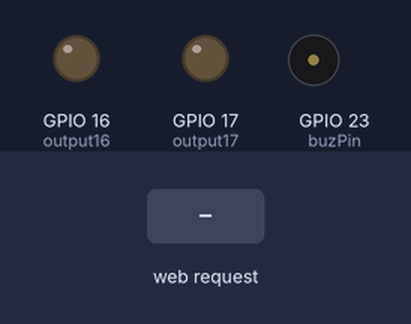
Recording of a sketch running on a simulated ESP32. Parts: output pins drawn as LEDs (lit = HIGH), buzzer (waves = sounding, pin HIGH). Inputs (shaded band) come from the test bench. WiFi joins after 1.5 s; servers stay silent unless stated; the local clock reads 2024-03-15 10:24:30 at power-on unless the sketch sets it; what the sketch prints to the serial monitor is not drawn.

Above: at 12.7 s.
12.8 s: HTTP request GET /16/on received
At 13.2 s:
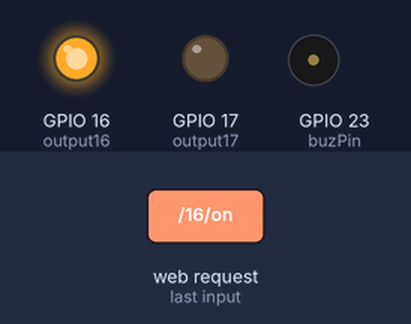
14.3 s: HTTP request GET /17/on received
At 15.5 s:
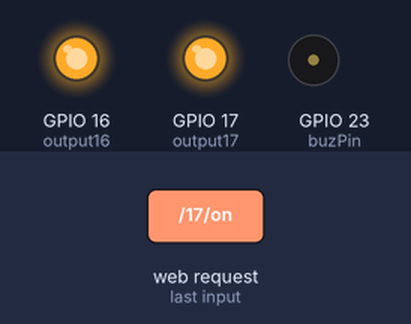
15.8 s: HTTP request GET /16/off received
At 16.8 s:
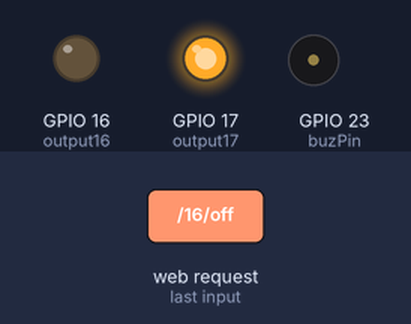
17.3 s: HTTP request GET /17/off received
At 17.9 s:
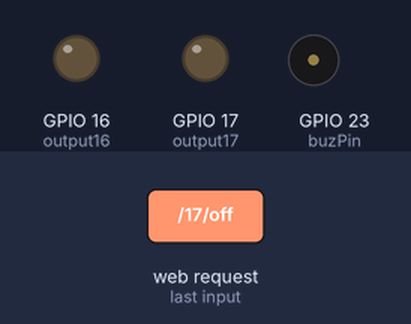
Timing chart, 0 to 19.8 s (numbered marks = the images above; inputs shaded):
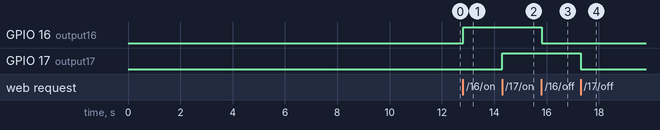

The sketch:

Task07-E.ino
```cpp
// IoT07-1 ESP32 WebServer
#define SWAP 0 // sw access point
// Load Wi-Fi library
#include <WiFi.h>
#include "time.h"
#define C 262 //도
#define D 294 //레
#define E 330 //미
#define G 392 //솔
#define CC 523 //높은도
// Replace with your network credentials
const char* ntpServer = "pool.ntp.org";
const long gmtOffset_sec = 3600*9; // 3600
const int daylightOffset_sec = 0; // 3600
#if SWAP
const char* ssid = "ESP32-AP";
const char* password = "123456789"; // password should be long!!
#else
const char* ssid = "Twosome_bellacitta";
const char* password = "tiramisu";
#endif
// Set web server port number to 80
WiFiServer server(8787);
// Variable to store the HTTP request
String header;
// Auxiliar variables to store the current output state
String output16State = "off";
String output17State = "off";
// Assign output variables to GPIO pins
const int output16 = 16;
const int output17 = 17;
// Current time
unsigned long currentTime = millis();
unsigned long ts;
unsigned long te;
int timer_state=0;
// Previous time
unsigned long previousTime = 0;
// Define timeout time in milliseconds (example: 2000ms = 2s)
const long timeoutTime = 2000;
const int ledChannel = 0;
const int resolution = 8;
const int buzPin = 23;
const int duty = 128;


int sVal;
int a = 125;
int b = 250;
int c = 1000;
//notes
//enum Notes{C3=0, CS3, D3, DS3, E3, F3};
int nFrq[] = {/*131,139,147,156,165,175*/262, 277, 294, 311, 330, 349};
int dur[49] = {b, a, a, b, b, b, a, a, b, b,  a, a, b, a, a, b,  b, b, b, b,
               b, b, b, b,   b, b, b, b,    b, b, b, b,      b, b, b, b,
               b, b, b, b,   c,          b, b, b, b,      b, b, b, b
              };
int note[49] = {C, C, C, C, C,  E, G, G, E, C,  G, G, E, G, G, E,  C, C, C, '.',
                G, G, E, C,    G, G, G, '.',    G, G, E, C,      G, G, G, '.',
                G, G, E, C,    '.',          CC, G, CC, G,    E, D, C, '.'
               };

void playNote(int note, int dur) {
  ledcSetup(ledChannel, note, resolution);
  ledcWrite(ledChannel, duty);
  delay(dur);
}

void setup() {
Serial.begin(115200);
ledcAttachPin(buzPin, ledChannel);
// Initialize the output variables as outputs
pinMode(output16, OUTPUT);
pinMode(output17, OUTPUT);
// Set outputs to LOW
digitalWrite(output16, LOW);
digitalWrite(output17, LOW);
#if SWAP
WiFi.softAP(ssid, password);
IPAddress IP = WiFi.softAPIP();
Serial.print("AP IP address: ");
Serial.println(IP);
#else
// Connect to Wi-Fi network with SSID and password
Serial.print("Connecting to ");
Serial.println(ssid);
WiFi.mode(WIFI_STA);
WiFi.begin(ssid, password);
while (WiFi.status() != WL_CONNECTED) {
delay(500);
configTime(gmtOffset_sec, daylightOffset_sec, ntpServer);
Serial.print(".");
}
// Print local IP address and start web server
Serial.println("");
Serial.println("WiFi connected.");
Serial.println("IP address: ");
Serial.println(WiFi.localIP());
#endif
server.begin();
delay(10000);
}


void loop(){
WiFiClient client = server.available(); // Listen for incoming clients
te=millis();
if(timer_state==1 and te - ts >= 60000){
  for (int i = 0; i <= 48; i++) {
    playNote(note[i], dur[i]);
  }
  timer_state=0;
  te=0;
  ts=0;
}
if(timer_state==2 and te - ts >= 600000){
  for (int i = 0; i <= 48; i++) {
    playNote(note[i], dur[i]);
  }
  timer_state=0;
  te=0;
  ts=0;
}

if (client) { // If a new client connects,
currentTime = millis();
previousTime = currentTime;
Serial.println("New Client."); // print a message out in the serial port
String currentLine = ""; // make a String to hold incoming data from the client


te=millis();

Serial.println(timer_state);
Serial.println(te-ts);


while (client.connected() && currentTime - previousTime <= timeoutTime) { // loop while the client's connected
currentTime = millis();
if (client.available()) { // if there's bytes to read from the client,
char c = client.read(); // read a byte, then
Serial.write(c); // print it out the serial monitor
header += c;
if (c == '\n') { // if the byte is a newline character
// if the current line is blank, you got two newline characters in a row.
// that's the end of the client HTTP request, so send a response:
if (currentLine.length() == 0) {
// HTTP headers always start with a response code (e.g. HTTP/1.1 200 OK)
// and a content-type so the client knows what's coming, then a blank line:
client.println("HTTP/1.1 200 OK");
client.println("Content-type:text/html");
client.println("Connection: close");
client.println();
// turns the GPIOs on and off
if (header.indexOf("GET /16/on") >= 0) {
Serial.println("GPIO 16 on");
output16State = "on";
digitalWrite(output16, HIGH);
} else if (header.indexOf("GET /16/off") >= 0) {
Serial.println("GPIO 16 off");
output16State = "off";
digitalWrite(output16, LOW);
} else if (header.indexOf("GET /17/on") >= 0) {
Serial.println("GPIO 17 on");
output17State = "on";
digitalWrite(output17, HIGH);


} else if (header.indexOf("GET /17/off") >= 0) {
Serial.println("GPIO 17 off");
output17State = "off";
digitalWrite(output17, LOW);
}

else if (header.indexOf("GET /timer1/on") >=0){
  Serial.println("Timer on");
  ts=millis();
  timer_state=1;
}
else if (header.indexOf("GET /timer2/on") >=0){
  Serial.println("Timer on");
  ts=millis();
  timer_state=2;
}
/*
te=millis();


if(timer_state==1 and te - ts >= 60000){
  for (int i = 0; i <= 48; i++) {
    playNote(note[i], dur[i]);
  }
  timer_state=0;
}
if(timer_state==2 and te - ts >= 600000){
  for (int i = 0; i <= 48; i++) {
    playNote(note[i], dur[i]);
  }
  timer_state=0;
}
*/


// Display the HTML web page
client.println("<!DOCTYPE html><html>");
client.println("<head><meta name=\"viewport\" content=\"width=device-width, initial-scale=1\">");
client.println("<link rel=\"icon\" href=\"data:,\">");
// CSS to style the on/off buttons
// Feel free to change the background-color and font-size attributes to fit your preferences
client.println("<style>html { font-family: Helvetica; display: inline-block; margin: 0px auto; text-align: center;}");
client.println(".button { background-color: #4CAF50;border: none; color: white; padding: 16px 40px;");
client.println("text-decoration: none; font-size: 30px; margin: 2px; cursor: pointer;}");
client.println(".button2 {background-color: #555555;}</style></head>");
// Web Page Heading
client.println("<body><h1>ESP32 Web Server</h1>");
struct tm timeinfo;
if(!getLocalTime(&timeinfo)){
  Serial.println("Failed to obtain time");
  return;
}
client.print("<p>");
client.print(&timeinfo, "%A, %B %d %Y %H:%M:%S");
client.println("</p>");
client.println("<p><a href=\"/timer1/on\"><button class=\"button button2\">One minute Timer</button></a></p>");
client.println("<p><a href=\"/timer2/on\"><button class=\"button button2\">Ten minute Timer</button></a></p>");
// Display current state, and ON/OFF buttons for GPIO 16
client.println("<p>GPIO 16 - State " + output16State + "</p>");
// If the output16State is off, it displays the ON button
if (output16State=="off") {
client.println("<p><a href=\"/16/on\"><button class=\"button\">ON</button></a></p>");
} else {
client.println("<p><a href=\"/16/off\"><button class=\"button button2\">OFF</button></a></p>");
}
// Display current state, and ON/OFF buttons for GPIO 17
client.println("<p>GPIO 17 - State " + output17State + "</p>");
// If the output17State is off, it displays the ON button
if (output17State=="off") {
client.println("<p><a href=\"/17/on\"><button class=\"button\">ON</button></a></p>");
} else {
client.println("<p><a href=\"/17/off\"><button class=\"button button2\">OFF</button></a></p>");
}
client.println("</body></html>");

// The HTTP response ends with another blank line
client.println();
// Break out of the while loop
break;
}
else { // if you got a newline, then clear currentLine
currentLine = "";
}
}
else if (c != '\r') { // if you got anything else but a carriage return character,
currentLine += c; // add it to the end of the currentLine
}
}
}
// Clear the header variable
header = "";
// Close the connection
client.stop();
Serial.println("Client disconnected.");
Serial.println("");
}
}
```

Measured:
- after the input at 12.8 s, GPIO 16 (output16): LOW → HIGH at once
- after the input at 14.3 s, GPIO 17 (output17): LOW → HIGH at once
- after the input at 15.8 s, GPIO 16 (output16): HIGH → LOW at once
- after the input at 17.3 s, GPIO 17 (output17): HIGH → LOW at once
